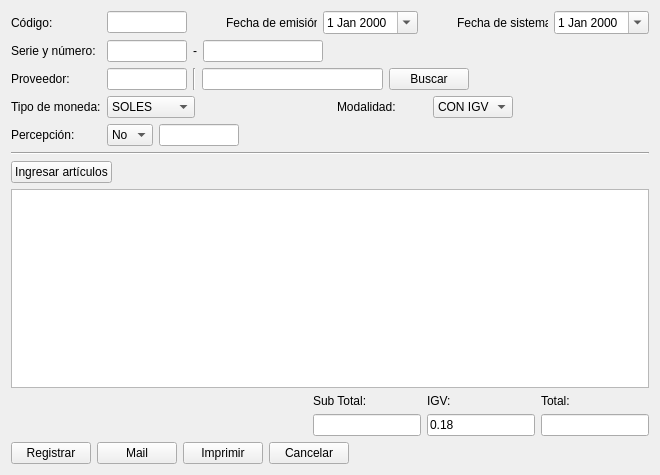
<?xml version="1.0" encoding="UTF-8"?>
<ui version="4.0">
 <class>ui_new_factura_compra</class>
 <widget class="QWidget" name="ui_new_factura_compra">
  <property name="geometry">
   <rect>
    <x>0</x>
    <y>0</y>
    <width>660</width>
    <height>475</height>
   </rect>
  </property>
  <property name="windowTitle">
   <string>Form</string>
  </property>
  <layout class="QGridLayout" name="gridLayout_2">
   <item row="0" column="0">
    <layout class="QVBoxLayout" name="verticalLayout">
     <item>
      <layout class="QHBoxLayout" name="horizontalLayout_8">
       <item>
        <widget class="QLabel" name="label_codigo">
         <property name="minimumSize">
          <size>
           <width>90</width>
           <height>0</height>
          </size>
         </property>
         <property name="text">
          <string>Código:</string>
         </property>
        </widget>
       </item>
       <item>
        <widget class="QLineEdit" name="lineEdit_codigo">
         <property name="minimumSize">
          <size>
           <width>80</width>
           <height>0</height>
          </size>
         </property>
         <property name="maximumSize">
          <size>
           <width>80</width>
           <height>16777215</height>
          </size>
         </property>
         <property name="inputMask">
          <string/>
         </property>
         <property name="readOnly">
          <bool>true</bool>
         </property>
        </widget>
       </item>
       <item>
        <spacer name="horizontalSpacer_2">
         <property name="orientation">
          <enum>Qt::Horizontal</enum>
         </property>
         <property name="sizeHint" stdset="0">
          <size>
           <width>40</width>
           <height>20</height>
          </size>
         </property>
        </spacer>
       </item>
       <item>
        <widget class="QLabel" name="label_fecha_emision">
         <property name="minimumSize">
          <size>
           <width>90</width>
           <height>0</height>
          </size>
         </property>
         <property name="text">
          <string>Fecha de emisión:</string>
         </property>
        </widget>
       </item>
       <item>
        <widget class="QDateEdit" name="dateEdit_emision">
         <property name="calendarPopup">
          <bool>true</bool>
         </property>
        </widget>
       </item>
       <item>
        <spacer name="horizontalSpacer">
         <property name="orientation">
          <enum>Qt::Horizontal</enum>
         </property>
         <property name="sizeHint" stdset="0">
          <size>
           <width>40</width>
           <height>20</height>
          </size>
         </property>
        </spacer>
       </item>
       <item>
        <widget class="QLabel" name="label_fecha_sistema">
         <property name="minimumSize">
          <size>
           <width>90</width>
           <height>0</height>
          </size>
         </property>
         <property name="text">
          <string>Fecha de sistema:</string>
         </property>
        </widget>
       </item>
       <item>
        <widget class="QDateEdit" name="dateEdit_sistema">
         <property name="calendarPopup">
          <bool>true</bool>
         </property>
        </widget>
       </item>
      </layout>
     </item>
     <item>
      <layout class="QHBoxLayout" name="horizontalLayout_7">
       <item>
        <widget class="QLabel" name="label_serie_numero">
         <property name="minimumSize">
          <size>
           <width>90</width>
           <height>0</height>
          </size>
         </property>
         <property name="text">
          <string>Serie y número:</string>
         </property>
        </widget>
       </item>
       <item>
        <widget class="QLineEdit" name="lineEdit_serie">
         <property name="maximumSize">
          <size>
           <width>80</width>
           <height>16777215</height>
          </size>
         </property>
         <property name="inputMask">
          <string/>
         </property>
        </widget>
       </item>
       <item>
        <widget class="QLabel" name="label_menos">
         <property name="text">
          <string>-</string>
         </property>
        </widget>
       </item>
       <item>
        <widget class="QLineEdit" name="lineEdit_numero">
         <property name="maximumSize">
          <size>
           <width>120</width>
           <height>16777215</height>
          </size>
         </property>
         <property name="inputMask">
          <string/>
         </property>
        </widget>
       </item>
       <item>
        <spacer name="horizontalSpacer_3">
         <property name="orientation">
          <enum>Qt::Horizontal</enum>
         </property>
         <property name="sizeHint" stdset="0">
          <size>
           <width>40</width>
           <height>20</height>
          </size>
         </property>
        </spacer>
       </item>
      </layout>
     </item>
     <item>
      <layout class="QHBoxLayout" name="horizontalLayout_6">
       <item>
        <widget class="QLabel" name="label_proveedor">
         <property name="minimumSize">
          <size>
           <width>90</width>
           <height>0</height>
          </size>
         </property>
         <property name="text">
          <string>Proveedor:</string>
         </property>
        </widget>
       </item>
       <item>
        <widget class="QLineEdit" name="lineEdit_codigoProveedor">
         <property name="maximumSize">
          <size>
           <width>80</width>
           <height>16777215</height>
          </size>
         </property>
         <property name="inputMask">
          <string/>
         </property>
         <property name="readOnly">
          <bool>true</bool>
         </property>
        </widget>
       </item>
       <item>
        <widget class="Line" name="line_2">
         <property name="orientation">
          <enum>Qt::Vertical</enum>
         </property>
        </widget>
       </item>
       <item>
        <widget class="QLineEdit" name="lineEdit_nombreProveedor"/>
       </item>
       <item>
        <widget class="QPushButton" name="pushButton_buscarProveedor">
         <property name="text">
          <string>Buscar</string>
         </property>
        </widget>
       </item>
       <item>
        <spacer name="horizontalSpacer_4">
         <property name="orientation">
          <enum>Qt::Horizontal</enum>
         </property>
         <property name="sizeHint" stdset="0">
          <size>
           <width>40</width>
           <height>20</height>
          </size>
         </property>
        </spacer>
       </item>
      </layout>
     </item>
     <item>
      <layout class="QHBoxLayout" name="horizontalLayout_5">
       <item>
        <widget class="QLabel" name="label_moneda">
         <property name="minimumSize">
          <size>
           <width>90</width>
           <height>0</height>
          </size>
         </property>
         <property name="text">
          <string>Tipo de moneda:</string>
         </property>
        </widget>
       </item>
       <item>
        <widget class="QComboBox" name="comboBox_moneda">
         <item>
          <property name="text">
           <string>SOLES</string>
          </property>
         </item>
         <item>
          <property name="text">
           <string>DOLARES</string>
          </property>
         </item>
        </widget>
       </item>
       <item>
        <spacer name="horizontalSpacer_10">
         <property name="orientation">
          <enum>Qt::Horizontal</enum>
         </property>
         <property name="sizeHint" stdset="0">
          <size>
           <width>40</width>
           <height>20</height>
          </size>
         </property>
        </spacer>
       </item>
       <item>
        <widget class="QLabel" name="label_modalidad">
         <property name="minimumSize">
          <size>
           <width>90</width>
           <height>0</height>
          </size>
         </property>
         <property name="text">
          <string>Modalidad:</string>
         </property>
        </widget>
       </item>
       <item>
        <widget class="QComboBox" name="comboBox_modalidad">
         <item>
          <property name="text">
           <string>CON IGV</string>
          </property>
         </item>
         <item>
          <property name="text">
           <string>SIN IGV</string>
          </property>
         </item>
        </widget>
       </item>
       <item>
        <spacer name="horizontalSpacer_5">
         <property name="orientation">
          <enum>Qt::Horizontal</enum>
         </property>
         <property name="sizeHint" stdset="0">
          <size>
           <width>40</width>
           <height>20</height>
          </size>
         </property>
        </spacer>
       </item>
      </layout>
     </item>
     <item>
      <layout class="QHBoxLayout" name="horizontalLayout_4">
       <item>
        <widget class="QLabel" name="label_percepcion">
         <property name="minimumSize">
          <size>
           <width>90</width>
           <height>0</height>
          </size>
         </property>
         <property name="text">
          <string>Percepción:</string>
         </property>
        </widget>
       </item>
       <item>
        <widget class="QComboBox" name="comboBox_percepcion">
         <item>
          <property name="text">
           <string>No</string>
          </property>
         </item>
         <item>
          <property name="text">
           <string>Si</string>
          </property>
         </item>
        </widget>
       </item>
       <item>
        <widget class="QLineEdit" name="lineEdit_numeroPercepcion">
         <property name="maximumSize">
          <size>
           <width>80</width>
           <height>16777215</height>
          </size>
         </property>
         <property name="inputMask">
          <string/>
         </property>
        </widget>
       </item>
       <item>
        <spacer name="horizontalSpacer_6">
         <property name="orientation">
          <enum>Qt::Horizontal</enum>
         </property>
         <property name="sizeHint" stdset="0">
          <size>
           <width>40</width>
           <height>20</height>
          </size>
         </property>
        </spacer>
       </item>
      </layout>
     </item>
     <item>
      <widget class="Line" name="line">
       <property name="orientation">
        <enum>Qt::Horizontal</enum>
       </property>
      </widget>
     </item>
     <item>
      <layout class="QHBoxLayout" name="horizontalLayout_3">
       <item>
        <widget class="QPushButton" name="pushButton_ingresarArticulos">
         <property name="text">
          <string>Ingresar artículos</string>
         </property>
        </widget>
       </item>
       <item>
        <spacer name="horizontalSpacer_7">
         <property name="orientation">
          <enum>Qt::Horizontal</enum>
         </property>
         <property name="sizeHint" stdset="0">
          <size>
           <width>40</width>
           <height>20</height>
          </size>
         </property>
        </spacer>
       </item>
      </layout>
     </item>
     <item>
      <widget class="QTableView" name="tableView_articulos"/>
     </item>
     <item>
      <layout class="QHBoxLayout" name="horizontalLayout_2">
       <item>
        <spacer name="horizontalSpacer_8">
         <property name="orientation">
          <enum>Qt::Horizontal</enum>
         </property>
         <property name="sizeHint" stdset="0">
          <size>
           <width>40</width>
           <height>20</height>
          </size>
         </property>
        </spacer>
       </item>
       <item>
        <layout class="QGridLayout" name="gridLayout">
         <item row="0" column="0">
          <widget class="QLabel" name="label_subtotal">
           <property name="text">
            <string>Sub Total:</string>
           </property>
          </widget>
         </item>
         <item row="0" column="1">
          <widget class="QLabel" name="label_igv">
           <property name="text">
            <string>IGV:</string>
           </property>
          </widget>
         </item>
         <item row="0" column="2">
          <widget class="QLabel" name="label_total">
           <property name="text">
            <string>Total:</string>
           </property>
          </widget>
         </item>
         <item row="1" column="0">
          <widget class="QLineEdit" name="lineEdit_subtotal"/>
         </item>
         <item row="1" column="1">
          <widget class="QLineEdit" name="lineEdit_igv">
           <property name="text">
            <string>0.18</string>
           </property>
          </widget>
         </item>
         <item row="1" column="2">
          <widget class="QLineEdit" name="lineEdit_total"/>
         </item>
        </layout>
       </item>
      </layout>
     </item>
     <item>
      <layout class="QHBoxLayout" name="horizontalLayout">
       <item>
        <widget class="QPushButton" name="pushButton_registrar">
         <property name="text">
          <string>Registrar</string>
         </property>
        </widget>
       </item>
       <item>
        <widget class="QPushButton" name="pushButton_mail">
         <property name="text">
          <string>Mail</string>
         </property>
        </widget>
       </item>
       <item>
        <widget class="QPushButton" name="pushButton_imprimir">
         <property name="text">
          <string>Imprimir</string>
         </property>
        </widget>
       </item>
       <item>
        <widget class="QPushButton" name="pushButton_cancelar">
         <property name="text">
          <string>Cancelar</string>
         </property>
        </widget>
       </item>
       <item>
        <spacer name="horizontalSpacer_9">
         <property name="orientation">
          <enum>Qt::Horizontal</enum>
         </property>
         <property name="sizeHint" stdset="0">
          <size>
           <width>40</width>
           <height>20</height>
          </size>
         </property>
        </spacer>
       </item>
      </layout>
     </item>
    </layout>
   </item>
  </layout>
 </widget>
 <resources/>
 <connections/>
</ui>
